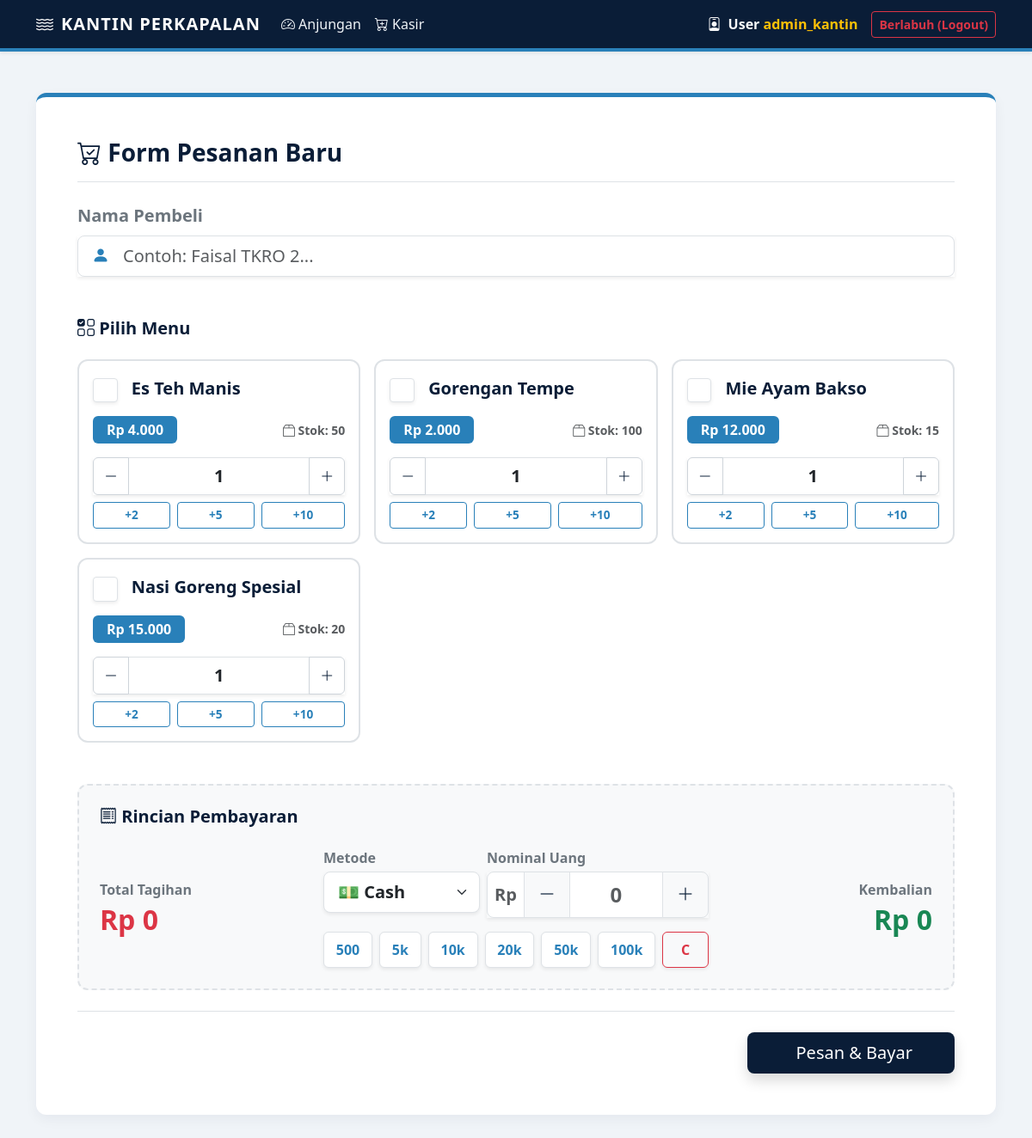
Page /kasir.php (signed in) on the committed database.
### tables this page shows
CREATE TABLE jajanan (
    id INT AUTO_INCREMENT PRIMARY KEY,
    nama_jajanan VARCHAR(100) NOT NULL,
    harga DECIMAL(10, 2) NOT NULL,
    stok INT NOT NULL,
    created_at TIMESTAMP DEFAULT CURRENT_TIMESTAMP
);

### kasir.php (the view, shortened to what this page needs)
<?php
require 'koneksi.php';
$query_jajanan = $koneksi->query("SELECT * FROM jajanan WHERE stok > 0 ORDER BY nama_jajanan ASC");
?>
<!DOCTYPE html>
<html lang="id">
<head>
    <link href="https://cdn.jsdelivr.net/npm/bootstrap@5.3.0/dist/css/bootstrap.min.css" rel="stylesheet">
    <link rel="stylesheet" href="https://cdn.jsdelivr.net/npm/bootstrap-icons@1.10.5/font/bootstrap-icons.css">
</head>
<body>
    <nav class="navbar navbar-expand-lg navbar-custom shadow-sm mb-5">
        <div class="container">
            <a class="navbar-brand text-white" href="index.php"><i class="bi bi-water me-2"></i>KANTIN PERKAPALAN</a>
            <div class="collapse navbar-collapse" id="navbarNav">
                <ul class="navbar-nav me-auto">
                    <li class="nav-item"><a class="nav-link" href="index.php"><i class="bi bi-speedometer2"></i> Anjungan</a></li>
                    <li class="nav-item"><a class="nav-link" href="kasir.php"><i class="bi bi-cart-plus"></i> Kasir</a></li>
                </ul>
                <div class="d-flex align-items-center">
                    <span class="text-light me-3 fw-bold">
                        <i class="bi bi-person-badge me-1"></i>
                        <?= ($_SESSION['role'] == 'admin') ? 'Kapten' : 'User'; ?>
                        <span class="text-warning"><?= htmlspecialchars($_SESSION['username']); ?></span>
                    </span>
                    <a href="logout.php" class="btn btn-outline-danger btn-sm fw-bold">Berlabuh (Logout)</a>
                </div>
            </div>
        </div>
    </nav>
    <div class="container mb-5">
        <form action="proses_kasir.php" method="POST" id="formKasir" class="form-section p-4 p-md-5">
            <div class="d-flex justify-content-between align-items-center border-bottom pb-3 mb-4">
                <h3 class="fw-bold mb-0" style="color: var(--navy-dark);"><i class="bi bi-cart-check"></i> Form Pesanan Baru</h3>
            </div>
            <div class="mb-5">
                <label class="form-label fw-bold text-secondary fs-5">Nama Pembeli</label>
                <div class="input-group input-group-lg shadow-sm">
                    <span class="input-group-text bg-white" style="color: var(--ocean-blue);"><i class="bi bi-person-fill"></i></span>
                    <input type="text" class="form-control border-start-0 ps-0" name="nama_pelanggan" placeholder="Contoh: Faisal TKRO 2..." required autofocus>
                </div>
            </div>
            <h5 class="fw-bold mb-4" style="color: var(--navy-dark);"><i class="bi bi-ui-checks-grid"></i> Pilih Menu</h5>
            <div class="row g-3 mb-5">
                <?php while($row = $query_jajanan->fetch_assoc()): ?>
                <div class="col-md-6 col-lg-4">
                    <div class="menu-card h-100 p-3" id="card-<?= $row['id']; ?>">
                        <label class="d-flex align-items-center mb-3 clickable-area w-100" for="menu<?= $row['id']; ?>">
                            <input class="form-check-input me-3 shadow-sm menu-checkbox" type="checkbox" name="jajanan_id[]" value="<?= $row['id']; ?>" id="menu<?= $row['id']; ?>" data-target="card-<?= $row['id']; ?>" data-harga="<?= $row['harga']; ?>">
                            <span class="fw-bold fs-5 form-check-label" style="color: var(--navy-dark);">
                                <?= htmlspecialchars($row['nama_jajanan']); ?>
                            </span>
                        </label>
                        <div class="d-flex justify-content-between align-items-center mb-3">
                            <span class="badge badge-price px-3 py-2">Rp <?= number_format($row['harga'], 0, ',', '.'); ?></span>
                            <small class="text-muted fw-bold"><i class="bi bi-box2"></i> Stok: <span id="stok-<?= $row['id']; ?>"><?= $row['stok']; ?></span></small>
                        </div>
                        <div class="input-group mt-auto shadow-sm mb-2">
                            <button class="btn btn-qty btn-minus" type="button" data-id="<?= $row['id']; ?>"><i class="bi bi-dash-lg"></i></button>
                            <input type="number" class="form-control text-center fw-bold fs-5 qty-input" name="jumlah[<?= $row['id']; ?>]" id="qty-<?= $row['id']; ?>" value="1" min="1" max="<?= $row['stok']; ?>">
                            <button class="btn btn-qty btn-plus" type="button" data-id="<?= $row['id']; ?>"><i class="bi bi-plus-lg"></i></button>
                        </div>
                        <div class="d-flex justify-content-center gap-2 mt-2">
                            <button type="button" class="btn btn-sm btn-shortcut flex-fill btn-quick" data-id="<?= $row['id']; ?>" data-val="2">+2</button>
                            <button type="button" class="btn btn-sm btn-shortcut flex-fill btn-quick" data-id="<?= $row['id']; ?>" data-val="5">+5</button>
                            <button type="button" class="btn btn-sm btn-shortcut flex-fill btn-quick" data-id="<?= $row['id']; ?>" data-val="10">+10</button>
                        </div>
                    </div>
                </div>
                <?php endwhile; ?>
            </div>
            <div class="payment-panel p-4 mb-4">
                <h5 class="fw-bold mb-4" style="color: var(--navy-dark);"><i class="bi bi-receipt"></i> Rincian Pembayaran</h5>
                <div class="row">
                    <div class="col-md-3 mb-4 mb-md-0 d-flex flex-column justify-content-center text-center text-md-start border-end-md">
                        <label class="form-label text-secondary fw-bold mb-1">Total Tagihan</label>
                        <h2 class="fw-bold mb-0 text-danger" id="display-total">Rp 0</h2>
                    </div>
                    <div class="col-md-6 px-md-4 mb-4 mb-md-0">
                        <div class="row g-2 mb-3">
                            <div class="col-sm-5">
                                <label class="form-label text-secondary fw-bold mb-1">Metode</label>
                                <select class="form-select form-select-lg fw-bold border-ocean shadow-sm" name="metode_pembayaran" id="metode-pembayaran">
                                    <option value="Cash">💵 Cash</option>
                                </select>
                            </div>
                            <div class="col-sm-7">
                                <label class="form-label text-secondary fw-bold mb-1">Nominal Uang</label>
                                <div class="input-group input-group-lg shadow-sm">
                                    <span class="input-group-text bg-white fw-bold px-2 text-muted">Rp</span>
                                    <button class="btn btn-uang-adjust border px-3" type="button" id="btn-min-uang"><i class="bi bi-dash-lg"></i></button>
                                    <input type="number" class="form-control fw-bold fs-4 text-center px-1" name="uang_pembeli" id="uang-pembeli" placeholder="0" min="0">
                                    <button class="btn btn-uang-adjust border px-3" type="button" id="btn-plus-uang"><i class="bi bi-plus-lg"></i></button>
                                </div>
                            </div>
                        </div>
                        <div class="d-flex flex-wrap gap-2 justify-content-between w-100">
                            <button type="button" class="btn btn-uang-quick flex-fill rounded shadow-sm py-2 fs-6" data-val="500">500</button>
                            <button type="button" class="btn btn-uang-quick flex-fill rounded shadow-sm py-2 fs-6" data-val="5000">5k</button>
                            <button type="button" class="btn btn-uang-quick flex-fill rounded shadow-sm py-2 fs-6" data-val="10000">10k</button>
                            <button type="button" class="btn btn-uang-quick flex-fill rounded shadow-sm py-2 fs-6" data-val="20000">20k</button>
                            <button type="button" class="btn btn-uang-quick flex-fill rounded shadow-sm py-2 fs-6" data-val="50000">50k</button>
                            <button type="button" class="btn btn-uang-quick flex-fill rounded shadow-sm py-2 fs-6" data-val="100000">100k</button>
                            <button type="button" class="btn btn-outline-danger flex-fill rounded fw-bold shadow-sm py-2 fs-6" id="btn-clear-uang" title="Hapus Uang">C</button>
                        </div>
                    </div>
                    <div class="col-md-3 d-flex flex-column justify-content-center text-center text-md-end border-start-md">
                        <label class="form-label text-secondary fw-bold mb-1">Kembalian</label>
                        <h2 class="fw-bold mb-0 text-success" id="display-kembalian">Rp 0</h2>
                    </div>
                </div>
            </div>
            <div class="text-end border-top pt-4">
                <button type="submit" class="btn btn-navy btn-lg px-5 shadow">
                    <i class="bi bi-anchor me-2"></i> Pesan & Bayar
                </button>
            </div>
        </form>
    </div>
</body>
</html>

### kasir.php (style rules this page uses)
:root { --navy-dark: #0A1D37; --ocean-blue: #2980B9; --wave-light: #F0F4F8; --warning-yellow: #F1C40F; }
body { background-color: var(--wave-light); font-family: 'Segoe UI', sans-serif; }
.navbar-custom { background-color: var(--navy-dark); border-bottom: 4px solid var(--ocean-blue); }
.navbar-custom .navbar-brand { font-weight: 800; letter-spacing: 1px; color: #ffffff; }
.navbar-custom .nav-link { color: var(--wave-light); font-weight: 500; transition: 0.3s; }
.form-section { background-color: #ffffff; border-radius: 12px; box-shadow: 0 5px 15px rgba(10, 29, 55, 0.05); border-top: 5px solid var(--ocean-blue); }
.menu-card { border: 2px solid #dee2e6; border-radius: 12px; transition: all 0.2s ease-in-out; background-color: #ffffff; position: relative; }
.form-check-input { width: 1.8em; height: 1.8em; cursor: pointer; flex-shrink: 0; }
.form-check-label { cursor: pointer; width: 100%; user-select: none; }
.clickable-area { cursor: pointer; }
.btn-navy { background-color: var(--navy-dark); color: white; transition: 0.3s; }
.badge-price { background-color: var(--ocean-blue); font-size: 1rem; }
.btn-qty { background-color: white; border: 1px solid #ced4da; color: var(--navy-dark); font-weight: bold; }
.btn-shortcut { font-size: 0.85rem; font-weight: bold; color: var(--ocean-blue); border: 1px solid var(--ocean-blue); background-color: transparent; transition: 0.2s; }
.btn-uang-quick { font-weight: bold; color: var(--ocean-blue); border: 1px solid #dee2e6; background-color: white; transition: 0.2s; padding-left: 5px; padding-right: 5px; }
.btn-uang-adjust { background-color: #f8f9fa; border-color: #dee2e6; color: var(--navy-dark); transition: 0.2s; }
input[type="number"] { -moz-appearance: textfield; }
.payment-panel { background-color: #f8f9fa; border: 2px dashed #dee2e6; border-radius: 12px; }

### rows in the picture
jajanan: nama_jajanan "Es Teh Manis", harga "4.000", stok "50"
jajanan: nama_jajanan "Gorengan Tempe", harga "2.000", stok "100"
jajanan: nama_jajanan "Mie Ayam Bakso", harga "12.000", stok "15"
jajanan: nama_jajanan "Nasi Goreng Spesial", harga "15.000", stok "20", id "1"

### other values in the picture
$_SESSION['username'] "admin_kantin"
